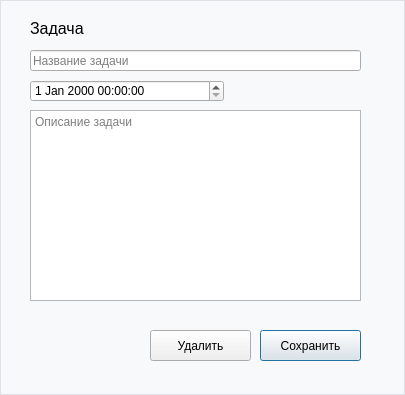
<?xml version="1.0" encoding="UTF-8"?>
<ui version="4.0">
 <class>TaskWin</class>
 <widget class="QDialog" name="TaskWin">
  <property name="geometry">
   <rect>
    <x>0</x>
    <y>0</y>
    <width>405</width>
    <height>395</height>
   </rect>
  </property>
  <property name="minimumSize">
   <size>
    <width>405</width>
    <height>395</height>
   </size>
  </property>
  <property name="maximumSize">
   <size>
    <width>405</width>
    <height>395</height>
   </size>
  </property>
  <property name="windowTitle">
   <string>Task</string>
  </property>
  <property name="styleSheet">
   <string notr="true">#TaskWin {
    background-color: #f8f9fa;
    border: 1px solid #dee2e6;
}</string>
  </property>
  <widget class="QLineEdit" name="nametask">
   <property name="geometry">
    <rect>
     <x>30</x>
     <y>50</y>
     <width>331</width>
     <height>21</height>
    </rect>
   </property>
   <property name="placeholderText">
    <string>Название задачи</string>
   </property>
  </widget>
  <widget class="QLabel" name="label">
   <property name="geometry">
    <rect>
     <x>30</x>
     <y>20</y>
     <width>111</width>
     <height>16</height>
    </rect>
   </property>
   <property name="font">
    <font>
     <pointsize>12</pointsize>
    </font>
   </property>
   <property name="text">
    <string>Задача</string>
   </property>
  </widget>
  <widget class="QTextBrowser" name="abouttask">
   <property name="geometry">
    <rect>
     <x>30</x>
     <y>110</y>
     <width>331</width>
     <height>191</height>
    </rect>
   </property>
   <property name="accessibleName">
    <string/>
   </property>
   <property name="accessibleDescription">
    <string/>
   </property>
   <property name="autoFillBackground">
    <bool>false</bool>
   </property>
   <property name="placeholderText">
    <string>Описание задачи</string>
   </property>
  </widget>
  <widget class="QPushButton" name="savetask">
   <property name="geometry">
    <rect>
     <x>260</x>
     <y>330</y>
     <width>101</width>
     <height>31</height>
    </rect>
   </property>
   <property name="text">
    <string>Сохранить</string>
   </property>
  </widget>
  <widget class="QPushButton" name="deletetask">
   <property name="geometry">
    <rect>
     <x>150</x>
     <y>330</y>
     <width>101</width>
     <height>31</height>
    </rect>
   </property>
   <property name="text">
    <string>Удалить</string>
   </property>
  </widget>
  <widget class="QDateTimeEdit" name="dateTimeEdit">
   <property name="geometry">
    <rect>
     <x>30</x>
     <y>80</y>
     <width>194</width>
     <height>22</height>
    </rect>
   </property>
  </widget>
 </widget>
 <resources/>
 <connections/>
</ui>
